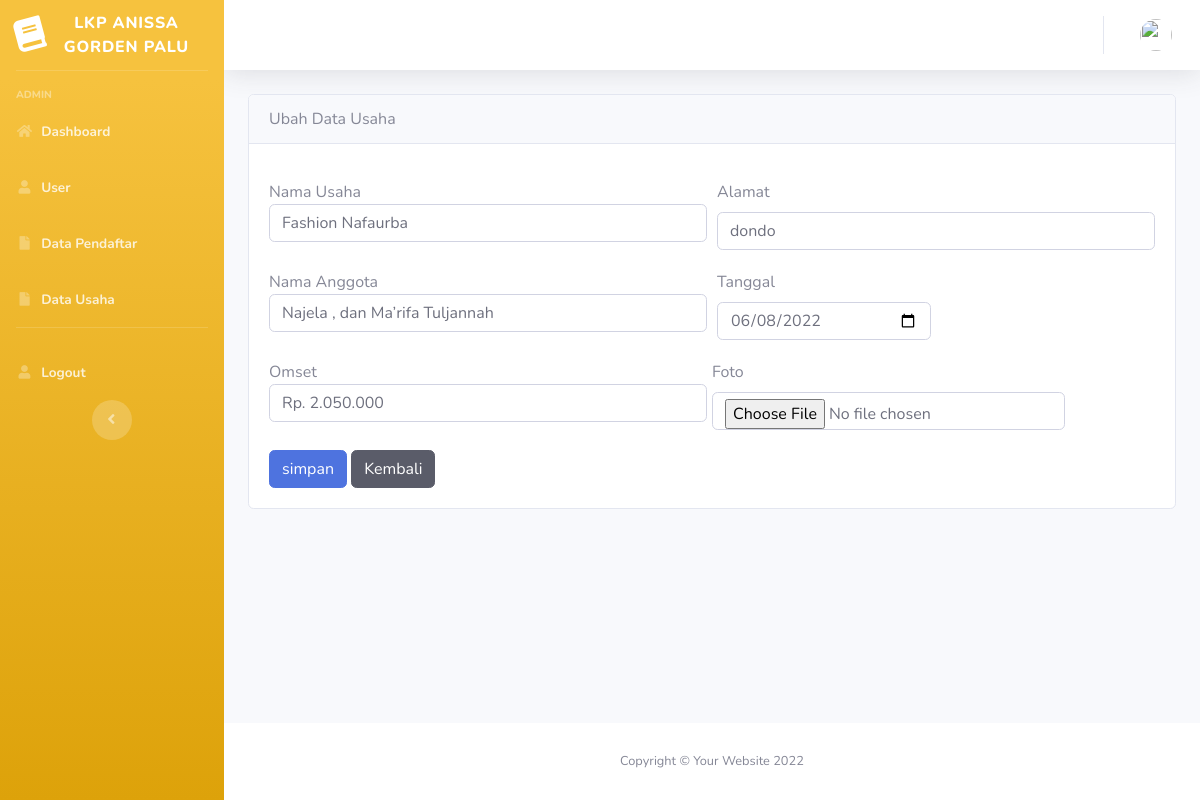
/usaha/ubah/4, run on the app's committed database.
### tables this page shows
CREATE TABLE IF NOT EXISTS `data_usaha` (
  `id` int(11) NOT NULL AUTO_INCREMENT,
  `nama` varchar(100) NOT NULL,
  `alamat` varchar(100) NOT NULL,
  `nama_anggota` varchar(50) NOT NULL,
  `tanggal` date NOT NULL,
  `omset` varchar(100) NOT NULL,
  `foto` varchar(2000) NOT NULL,
  PRIMARY KEY (`id`)
);

### application/controllers/usaha.php (called while the page is built, shortened)
<?php
class usaha extends CI_Controller {
  public function __construct()
  {
    $this->load->library("form_validation");
    $this->load->helper('url');
    $this->load->model("usaha_model");
  }
  public function ubah($id)
  {
  $admin['title'] = 'Ubah Data Usaha';
  $data['usaha'] = $this->usaha_model->getUsahaById($id);
  $this->form_validation->set_rules('nama','nama','required');
  $this->form_validation->set_rules('alamat','alamat','required');
  $this->form_validation->set_rules('nama_anggota','nama_anggota','required');
  $this->form_validation->set_rules('tanggal','tanggal','required');
  $this->form_validation->set_rules('omset','omset','required');
  if($this->form_validation->run() == FALSE) {
    $this->load->view('admin/header_admin', $admin);
    $this->load->view('admin/side_bar_admin', $admin);
    $this->load->view('admin/top_bar_admin', $admin);
    $this->load->view('usaha/ubah', $data);
    $this->load->view('admin/footer_admin', $admin);
} else {
  $this->usaha_model->ubahDataUsaha($id);
  $this->session->set_flashdata('ubah','telah di ubah');
  redirect('usaha');
}
}
}

### index.php (called while the page is built, shortened)
<?php
require_once BASEPATH.'core/CodeIgniter.php';

### application/models/usaha_model.php (called while the page is built, shortened)
<?php
class usaha_model extends CI_Model {
	public function getUsahaById($id)
	{
		return $this->db->get_where('data_usaha', ['id' => $id])->row_array();
	}
}

### application/views/usaha/ubah.php (the view, shortened to what this page needs)
<div class="container">
    <div class="row mt-6">
        <div class="col-md-12">
            <div class="card">
                <div class="card-header">
                    Ubah Data Usaha
                </div>
                <div class="card-body">
                  <form action="<?php echo base_url('usaha/ubah') ?>" method="post">
                        <div class="form-row">
                          <div class="form-group col-md-6"
                            <label for="nama">Nama Usaha</label>
                            <input type="text" name="nama" class="form-control" id="nama" value="<?= $usaha['nama']; ?>">
                        </div>
                        <div class="form-group col-md-6">
                          <label for="alamat">Alamat</label>
                          <input type="text" name="alamat" class="form-control" id="alamat" value="<?= $usaha['alamat'];?>">
                        </div>
                        <div class="form-group col-md-6"
                          <label for="nama_anggota">Nama Anggota</label>
                          <input type="text" name="nama_anggota" class="form-control" id="nama_anggota" value="<?= $usaha['nama_anggota'];?>">
                      </div>
                      <div class="form-group col-md-3">
                        <label class="form-label" name="tanggal" for="tanggal">Tanggal</label>
                        <input type="date" class="form-control" name="tanggal" id="tanggal" value="<?= $usaha['tanggal'];?>" />
                      </div>
                      <div class="form-group col-md-6"
                        <label for="omset">Omset</label>
                        <input type="text" name="omset" class="form-control" id="omset" value="<?= $usaha['omset'];?>">
                    </div>
                    <div class="form-group">
                      <label class="form-label" name="foto" for="foto">Foto</label>
                      <input type="file" class="form-control" id="foto" name="foto" value="<?= $usaha['foto'];?>"/>
                    </div>
</div>
                        <input type="submit" value="simpan" class="btn btn-primary
  					            "></input>
                        <a href="<?php echo base_url('usaha'); ?>" class="btn btn-dark">Kembali</a>
                    </form>
                </div>
            </div>
        </div>
    </div>
</div>
</div>

### assets/admin/css/style.css (style rules this page uses)
body { background-image: image('assets/images/bg-01.jpg'); }

### data on the page
data_usaha: nama "Fashion Nafaurba", alamat "dondo", nama_anggota "Najela , dan Ma’rifa Tuljannah", tanggal "06/08/2022", omset "Rp. 2.050.000"
